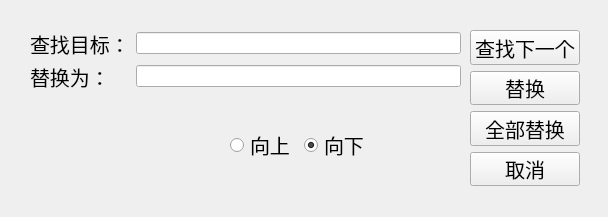
<?xml version="1.0" encoding="UTF-8"?>
<ui version="4.0">
 <class>Replace</class>
 <widget class="QMainWindow" name="Replace">
  <property name="geometry">
   <rect>
    <x>0</x>
    <y>0</y>
    <width>608</width>
    <height>217</height>
   </rect>
  </property>
  <property name="minimumSize">
   <size>
    <width>608</width>
    <height>217</height>
   </size>
  </property>
  <property name="maximumSize">
   <size>
    <width>608</width>
    <height>217</height>
   </size>
  </property>
  <property name="windowTitle">
   <string>MainWindow</string>
  </property>
  <widget class="QWidget" name="centralwidget">
   <widget class="QWidget" name="">
    <property name="geometry">
     <rect>
      <x>30</x>
      <y>30</y>
      <width>431</width>
      <height>60</height>
     </rect>
    </property>
    <layout class="QGridLayout" name="gridLayout">
     <item row="0" column="0">
      <widget class="QLabel" name="label">
       <property name="font">
        <font>
         <pointsize>15</pointsize>
        </font>
       </property>
       <property name="text">
        <string>查找目标：</string>
       </property>
      </widget>
     </item>
     <item row="0" column="1">
      <widget class="QLineEdit" name="lineEdit"/>
     </item>
     <item row="1" column="0">
      <widget class="QLabel" name="label_2">
       <property name="font">
        <font>
         <pointsize>15</pointsize>
        </font>
       </property>
       <property name="text">
        <string>替换为：</string>
       </property>
      </widget>
     </item>
     <item row="1" column="1">
      <widget class="QLineEdit" name="lineEdit_2"/>
     </item>
    </layout>
   </widget>
   <widget class="QWidget" name="">
    <property name="geometry">
     <rect>
      <x>470</x>
      <y>30</y>
      <width>110</width>
      <height>156</height>
     </rect>
    </property>
    <layout class="QVBoxLayout" name="verticalLayout">
     <item>
      <widget class="QPushButton" name="pushButton">
       <property name="font">
        <font>
         <pointsize>15</pointsize>
        </font>
       </property>
       <property name="text">
        <string>查找下一个</string>
       </property>
      </widget>
     </item>
     <item>
      <widget class="QPushButton" name="pushButton_2">
       <property name="font">
        <font>
         <pointsize>15</pointsize>
        </font>
       </property>
       <property name="text">
        <string>替换</string>
       </property>
      </widget>
     </item>
     <item>
      <widget class="QPushButton" name="pushButton_3">
       <property name="font">
        <font>
         <pointsize>15</pointsize>
        </font>
       </property>
       <property name="text">
        <string>全部替换</string>
       </property>
      </widget>
     </item>
     <item>
      <widget class="QPushButton" name="pushButton_4">
       <property name="font">
        <font>
         <pointsize>15</pointsize>
        </font>
       </property>
       <property name="text">
        <string>取消</string>
       </property>
      </widget>
     </item>
    </layout>
   </widget>
   <widget class="QWidget" name="">
    <property name="geometry">
     <rect>
      <x>230</x>
      <y>120</y>
      <width>141</width>
      <height>51</height>
     </rect>
    </property>
    <property name="font">
     <font>
      <pointsize>15</pointsize>
     </font>
    </property>
    <layout class="QHBoxLayout" name="horizontalLayout">
     <item>
      <widget class="QRadioButton" name="radioButton">
       <property name="font">
        <font>
         <pointsize>15</pointsize>
        </font>
       </property>
       <property name="text">
        <string>向上</string>
       </property>
      </widget>
     </item>
     <item>
      <widget class="QRadioButton" name="radioButton_2">
       <property name="font">
        <font>
         <pointsize>15</pointsize>
        </font>
       </property>
       <property name="text">
        <string>向下</string>
       </property>
       <property name="checked">
        <bool>true</bool>
       </property>
      </widget>
     </item>
    </layout>
   </widget>
  </widget>
 </widget>
 <resources/>
 <connections/>
</ui>
